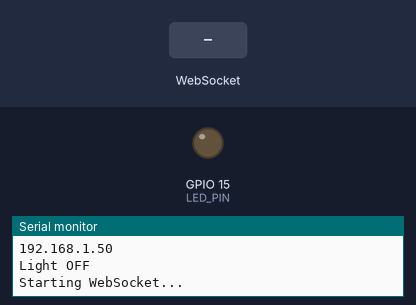
The sketch below on a simulated ESP32. Parts: output pins drawn as LEDs (lit = HIGH), the last lines printed to the serial monitor. Inputs (shaded band) come from the test bench. WiFi joins after 1.5 s; servers stay silent unless stated.

Above: at 3.2 s.
3.3 s: WebSocket text "1" received
At 4.0 s:
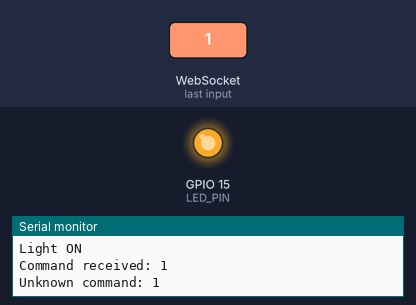
Timing chart, 0 to 6.3 s (numbered marks = the images above; inputs shaded):
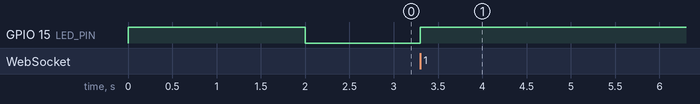

Measured:
- after the input at 3.3 s, GPIO 15 (LED_PIN): LOW → HIGH at once

The sketch:

temperature.ino
```cpp
#include <Arduino_JSON.h>

#include <map>
#include <WiFi.h>
#include <WebSocketsClient.h>

#include "DHT.h"

#define DPIN 26      // Pin to connect DHT sensor (GPIO number)
#define DTYPE DHT11  // Define DHT 11 or DHT22 sensor type

/* PINs declaration */
const int LED_PIN = 15;

/* Connection Constants and Globals */
// #define WIFI_SSID = "Tharindu_D";
// #define WIFI_PASSWORD = "19970319";
#define WIFI_SSID "Sahan's A54"
#define WIFI_PASSWORD "Sahan123"

const char* serverAddress = "f20b-103-21-165-128.ngrok-free.app";  // ngrok public URL (without "https://")
const char* serverPath = "/ESP_APP/esp";                           // WebSocket endpoint
const int serverPort = 80;                                         // port 80 by default for http and ws
const int serverPortSecure = 443;                                  // For https and wss

/* Websocket variables & constants */
WebSocketsClient webSocket;

unsigned long lastServerMessageTime = 0;  // Track time of the last message
const unsigned long connectionTimeout = 5 * 60 * 1000;
const unsigned long reconnectDelay = 4 * 1000;

DHT dht(DPIN, DTYPE);

void getSensorData() {
  float temperature = dht.readTemperature(false);
  float humidity = dht.readHumidity();
  Serial.println(temperature);
  Serial.println(humidity);

  JSONVar sensorData;
  sensorData["temperature"] = temperature;
  sensorData["humidity"] = humidity;

  // JSONVar temperatureData;
  // temperatureData["temperature"] = temperature;

  // JSONVar humidityData;
  // humidityData["humidity"] = humidity;

  String data = JSON.stringify(sensorData);
  webSocket.sendTXT(data);

  // String temperatureJSON = JSON.stringify(temperatureData);
  // String humidityJSON = JSON.stringify(humidityData);
  // webSocket.sendTXT(temperatureJSON);
  // webSocket.sendTXT(humidityJSON);
  delay(1000);
}

/* Default Mechanism */
void setup() {
  initConfig();

  connectToWiFi();

  startWebSocket();
}

void loop() {
  webSocket.loop();

  /* Periodically check the connection status */
  checkWebSocketConnection();
  if (webSocket.isConnected()) {
    getSensorData();
  }
}

void initConfig() {
  Serial.begin(115200);

  pinMode(LED_PIN, OUTPUT);
  lightON();
}

void checkWebSocketConnection() {
  unsigned long now = millis();
  if (now - lastServerMessageTime > connectionTimeout) {
    Serial.println("Server connection timed out. Reconnecting...");
    reconnectWebSocket();
    lastServerMessageTime = now;  // To avoid spamming reconnect
  }
}

/* Websocket */
void startWebSocket() {
  Serial.println("Starting WebSocket...");
  /* Initialize WebSocket connection URL */
  // webSocket.begin(serverAddress, serverPort, serverPath); // non secured (http | ws)
  webSocket.beginSSL(serverAddress, serverPortSecure, serverPath);  // secured (https | wss)
  webSocket.onEvent(webSocketEvent);
  webSocket.setReconnectInterval(reconnectDelay);  // Reconnect if disconnected
  webSocket.enableHeartbeat(5000, 3000, 3);        // Ping every 5 seconds, timeout after 3 tries
}

void reconnectWebSocket() {
  Serial.printf("[%lu] Reconnecting WebSocket to %s:%d%s...\n", millis(), serverAddress, serverPortSecure, serverPath);
  if (webSocket.isConnected()) {
    webSocket.disconnect();
  }
  startWebSocket();
}

void refreshConnectionTimer() {
  lastServerMessageTime = millis();
}

void webSocketEvent(WStype_t type, uint8_t* payload, size_t length) {
  switch (type) {
    case WStype_DISCONNECTED:
      Serial.println("WebSocket Disconnected");
      lightOFF();
      break;

    case WStype_CONNECTED:
      Serial.println("WebSocket Connected");
      webSocket.sendTXT("ESP32 Connected!");
      refreshConnectionTimer();
      lightON();
      break;

    case WStype_TEXT:
      {
        String command = String((char*)payload);
        Serial.printf("Command received: %s\n", command.c_str());

        runCommand(command);
        lastServerMessageTime = millis();
        break;
      }

    case WStype_ERROR:
      Serial.println("WebSocket Error Occurred");
      break;

    case WStype_PONG:
      Serial.println("Ping Working");
      refreshConnectionTimer();
      break;
    case WStype_PING:
      refreshConnectionTimer();
      Serial.println("Ping received");
      break;

    default:
      Serial.printf("Unhandled WebSocket event type: %d\n", type);
      break;
  }
}

/* Actions */
typedef void (*CommandHandler)();

std::map<String, CommandHandler> commandMap = {
  { "TURN_ON", runAction1 },
  { "TURN_OFF", runAction2 },
};

void runCommand(String command) {
  if (commandMap.find(command) != commandMap.end()) {
    commandMap[command]();
  } else {
    Serial.printf("Unknown command: %s\n", command.c_str());
    // webSocket.sendTXT(String("Unknown command: ") + command);
  }
}

void runAction1() {
  lightON();
}

void runAction2() {
  lightOFF();
}

/* Lights */
void lightON() {
  Serial.println("Light ON");
  digitalWrite(LED_PIN, HIGH);
}

void lightOFF() {
  Serial.println("Light OFF");
  digitalWrite(LED_PIN, LOW);
}

/* WiFi */
void connectToWiFi() {
  Serial.println("Connecting to WiFi...");
  WiFi.begin(WIFI_SSID, WIFI_PASSWORD);
  unsigned long startAttemptTime = millis();
  const unsigned long timeoutWiFi = 30 * 1000;  // 30 seconds

  while (WiFi.status() != WL_CONNECTED && millis() - startAttemptTime < timeoutWiFi) {
    delay(1000);
    Serial.println("Connecting...");
  }

  if (WiFi.status() == WL_CONNECTED) {
    Serial.println("Connected to WiFi");
    Serial.println(WiFi.localIP());
    lightOFF();
  } else {
    Serial.println("Failed to connect to WiFi. Restarting...");
    ESP.restart();
  }
}
```
